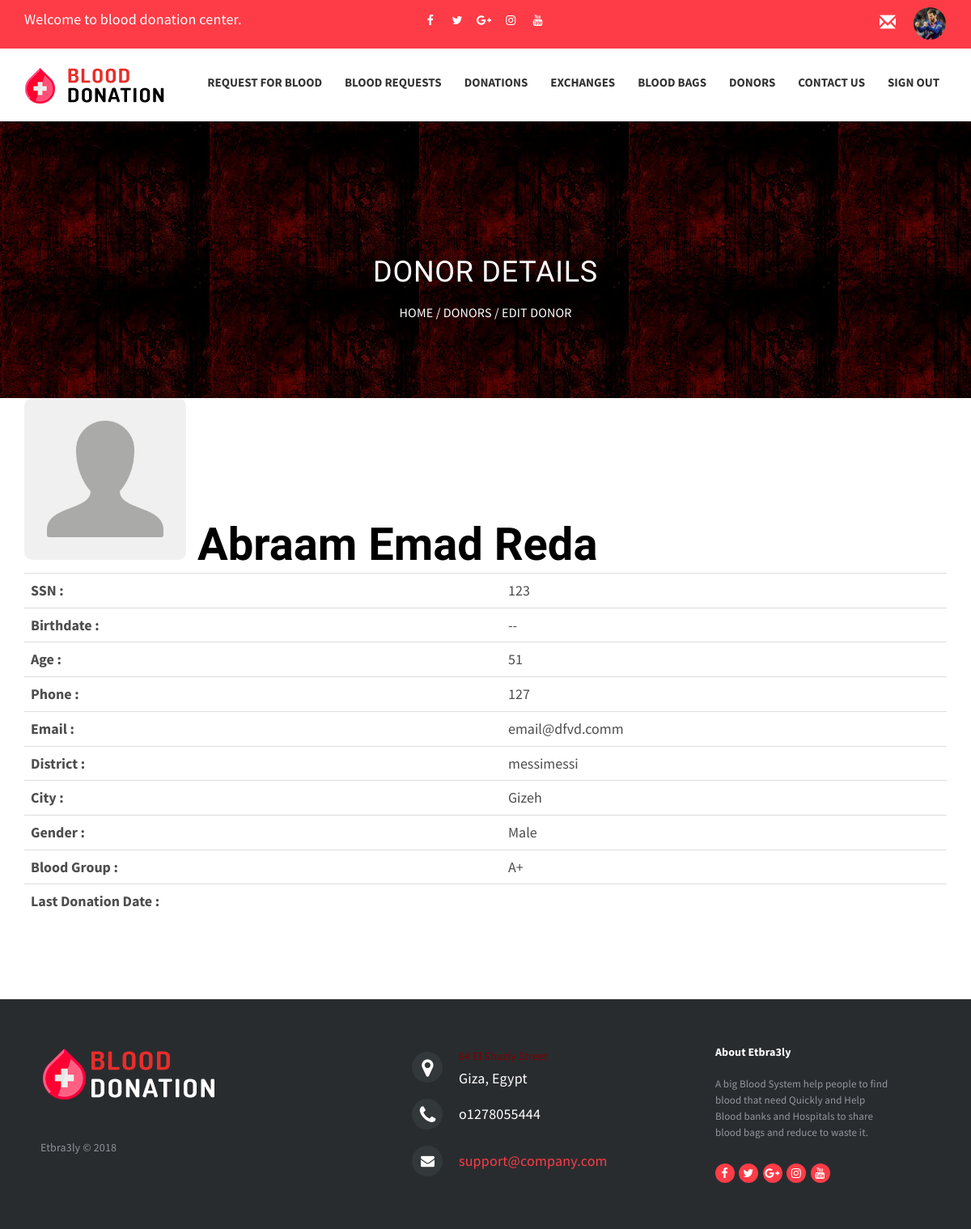
/APP/cpanel/BloodBankPages/BloodBankDonorDetails.php?id=10 (signed in), run on the app's committed database.
### tables this page shows
CREATE TABLE `donor` (
  `donorID` int(10) NOT NULL,
  `SSN` int(20) NOT NULL,
  `firstName` varchar(15) NOT NULL,
  `middleName` varchar(15) NOT NULL,
  `lastName` varchar(15) NOT NULL,
  `dateOfBirth` varchar(20) NOT NULL,
  `gender` varchar(10) NOT NULL,
  `district` varchar(50) NOT NULL,
  `city` varchar(50) NOT NULL,
  `phoneNo` int(20) NOT NULL,
  `email` varchar(30) NOT NULL,
  `bloodGroup` varchar(10) NOT NULL,
  `photo` varchar(500) NOT NULL DEFAULT 'default_profile.jpg',
  `username` varchar(20) DEFAULT NULL,
  `password` varchar(50) DEFAULT NULL,
  `lastDonationDate` varchar(20) DEFAULT NULL,
  `bloodBankID` int(11) DEFAULT NULL
);

### APP/lib/donor.php (called while the page is built, shortened)
<?php
require_once '../../config.php';
class Donor
{
    public static function retreiveDonorById($donorID)
    {
        global $dbh;
        $sql = $dbh->prepare("SELECT * FROM donor WHERE donorID='$donorID'");
        $sql->execute();
        $donor = $sql->fetch(PDO::FETCH_ASSOC);
        return $donor;
    }
}

### APP/cpanel/BloodBankPages/BloodBankDonorDetails.php (the view, shortened to what this page needs)
<?php
    require_once '../../lib/organization.php';
    require_once '../../lib/donor.php';
?>
<link type="text/css" rel="stylesheet" href="https://cdn.jotfor.ms/css/styles/buttons/form-submit-button-light.css?3.3.5398"/>
<link type="text/css" rel="stylesheet" href="https://cdn.jotfor.ms/css/styles/nova.css?3.3.5398" />
<link type="text/css" rel="stylesheet" href="https://cdn.jotfor.ms/themes/CSS/566a91c2977cdfcd478b4567.css?themeRevisionID=59fb4852cf3bfe589c6c6f21"/>
<section class="page-header" data-stellar-background-ratio="1.2">
    <div class="container">
        <div class="row">
            <div class="col-sm-12 text-center">
                <h3>
                    Donor Details
                </h3>
                <p class="page-breadcrumb">
                    <a href="BloodBankHome.php">Home</a> / <a href="BloodBankDonorList.php">Donors</a> / <a href="BloodBankEditDonor.php?id=<?php echo $donorID?>">Edit Donor</a>
                </p>
            </div>
        </div>
    </div>
</section>
<section>
    <div class="container">
        <?php
            if(isset($_GET['id'])){
                $donorID = $_GET['id'];
                $donor = Donor::retreiveDonorById($donorID);
                $age = round((strtotime(date("d-m-20y"))-strtotime($donor['dateOfBirth']))/(60*60*24*365));
                echo '<ul class="form-section page-section">
                        <li id="cid_10" class="form-input-wide" data-type="control_head">
                              <div class="form-header-group ">
                                <div class="header-text httal htvam">
                                      <h1 id="header_10" class="form-header" data-component="header">
                                        <img src="../../../upload/'.$donor['photo'].'" width="200px" length="200px" style="border-radius: 5%;"/>  '.$donor['firstName'].' '.$donor['middleName'].' '.$donor['lastName'].'
                                      </h1>
                                </div>
                              </div>
                        </li>
                      </ul>
                      <table class="table">
                              <tbody>
                                      <tr>
                                              <th scope="row">SSN : </th>
                                              <td width="550px">'.$donor['SSN'].'</td>
                                      </tr>
                                      <tr>
                                              <th scope="row">Birthdate : </th>
                                              <td>'.$donor['dateOfBirth'].'</td>
                                      </tr>
                                      <tr>
                                              <th scope="row">Age : </th>
                                              <td>'.$age.'</td>
                                      </tr>
                                      <tr>
                                              <th scope="row">Phone : </th>
                                              <td>'.$donor['phoneNo'].'</td>
                                      </tr>
                                      <tr>
                                              <th scope="row">Email : </th>
                                              <td>'.$donor['email'].'</td>
                                      </tr>
                                      <tr>
                                              <th scope="row">District : </th>
                                              <td>'.$donor['district'].'</td>
                                      </tr>
                                      <tr>
                                              <th scope="row">City : </th>
                                              <td>'.$donor['city'].'</td>
                                      </tr>
                                      <tr>
                                              <th scope="row">Gender : </th>
                                              <td>'.$donor['gender'].'</td>
                                      </tr>
                                      <tr>
                                              <th scope="row">Blood Group : </th>
                                              <td>'.$donor['bloodGroup'].'</td>
                                      </tr>
                                      <tr>
                                              <th scope="row">Last Donation Date : </th>
                                              <td>'.$donor['lastDonationDate'].'</td>
                                      </tr>
                              </tbody>
                      </table>';
            }
        ?>
    </div>
</section>

### APP/cpanel/template/css/base.css (style rules this page uses)
.footer-distributed { background-color: #292c2f; box-shadow: 0 1px 1px 0 rgba(0, 0, 0, 0.12); box-sizing: border-box; width: 100%; text-align: left; font: bold 16px sans-serif; padding: 55px 50px; margin-top: 80px; }
.footer-distributed .footer-left, .footer-distributed .footer-center, .footer-distributed .footer-right { display: inline-block; vertical-align: top; }
.footer-distributed .footer-left { width: 40%; }
.footer-distributed h3 { color: #ffffff; font: normal 36px 'Cookie', cursive; margin: 0; }
.footer-distributed .footer-company-name { color: #8f9296; font-size: 14px; font-weight: normal; margin: 0; }
.footer-distributed .footer-center { width: 35%; }
.footer-distributed .footer-center i { background-color: #33383b; color: #ffffff; font-size: 25px; width: 38px; height: 38px; border-radius: 50%; text-align: center; line-height: 42px; margin: 10px 15px; vertical-align: middle; }
.footer-distributed .footer-center i.fa-envelope { font-size: 17px; line-height: 38px; }
.footer-distributed .footer-center p { display: inline-block; color: #ffffff; vertical-align: middle; margin:0; }
.footer-distributed .footer-center p span { display:block; font-weight: normal; font-size:14px; line-height:2; }
.footer-distributed .footer-center p a { color: #5383d3; text-decoration: none;; }
.footer-distributed .footer-right { width: 20%; }
.footer-distributed .footer-company-about { line-height: 20px; color: #92999f; font-size: 13px; font-weight: normal; margin: 0; }
.footer-distributed .footer-company-about span { display: block; color: #ffffff; font-size: 14px; font-weight: bold; margin-bottom: 20px; }
.right-right-container a { float: right; color: white; margin-top: 3px; font-size: 35px; font-family: 'Dosis', sans-serif; border: 1px; border-color: #FE3C47; border-style: solid; background: #FE3C47; }
.top-bar-social { float:left; }
.left-container { width: 43%; height: 100%; float:left; margin-right:0px; padding-right:0px; }
.right-container { width: 57%; height: 100%; float:right; margin-left:0px; padding-left:0px; }
.left-right-container { width: 50%; height: 100%; float:left }
.right-right-container { width: 50%; height: 100%; float:right }
span { color:#800000; font:bold; }
.glyphicon { margin-right:10px; }

### data on the page
donor: photo (placeholder picture), firstName "Abraam", middleName "Emad", lastName "Reda", SSN "123", dateOfBirth "--", dateOfBirth "51", phoneNo "127", email "email@dfvd.comm", district "messimessi", city "Gizeh", gender "Male", bloodGroup "A+"
